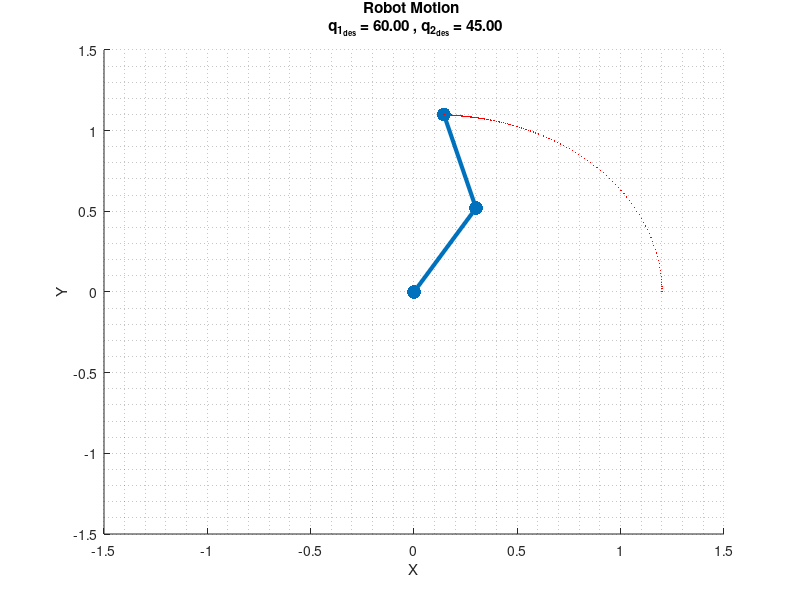
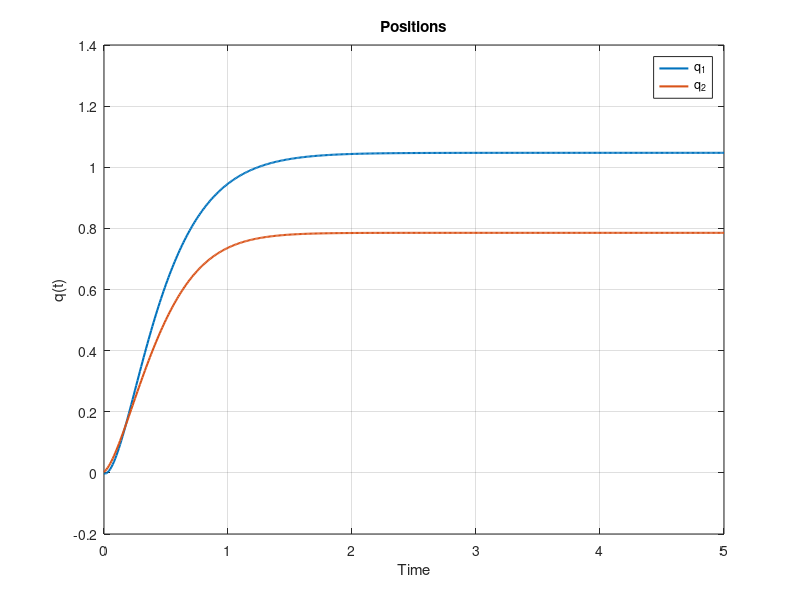
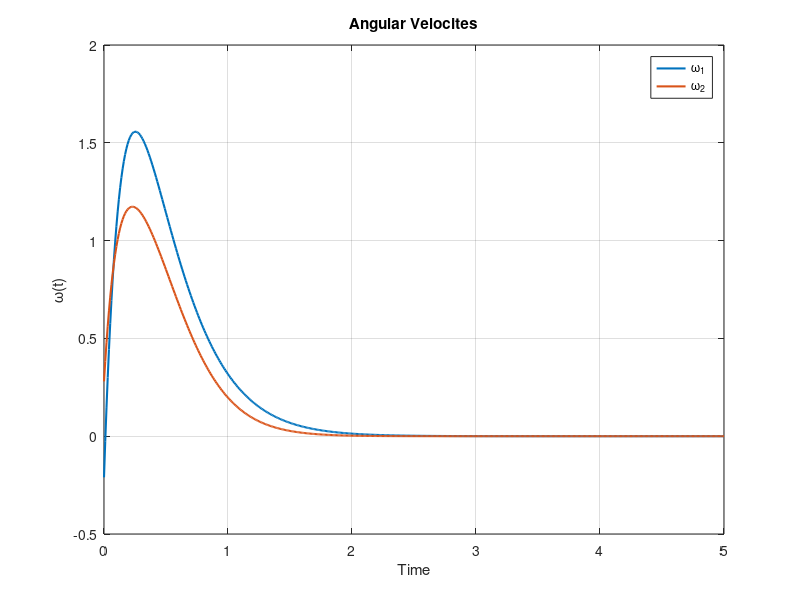
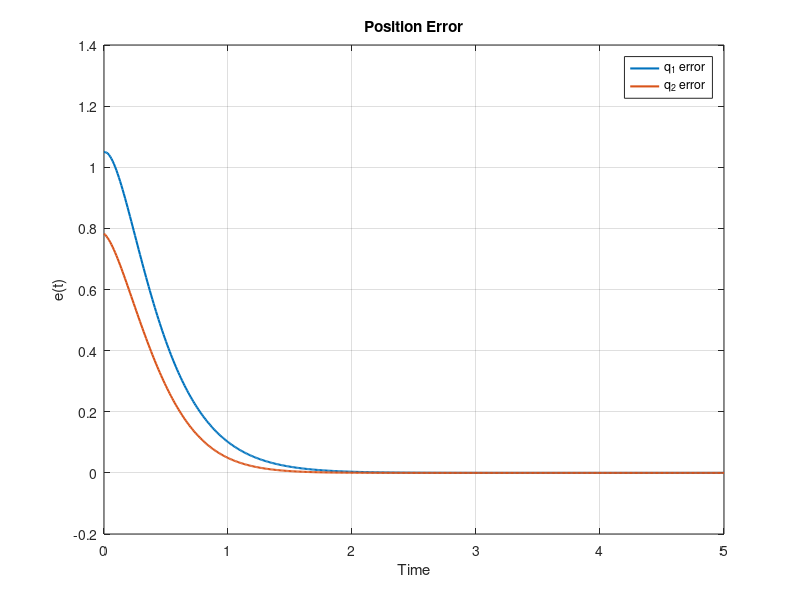

Recreate these plots in MATLAB, in order. (Note: this script raises an error after producing the figures.)
%% Project Info

% Feedback Linearization for 2DOF robotic arm
% *** Computed Torque Control ***
% author : Ali Rezaei

clc
clear
close all

%% Manipulator Parameters

m1 = 1;    % mass of link 1
m2 = 1;    % mass of link 2
l1 = .6;    % length of link 1
l2 = .6;    % length of link 2
lc1 = l1/2; % length of center of mass link 1 
lc2 = l2/2; % length of center of mass link 2
I1 = 1/12 * m1 * l1^2;  % inertia moment link 1
I2 = 1/12 * m2 * l2^2;  % inertia moment link 2
gravity = 9.81;

%% Initial Values

q = [0, 0]';     % angels
w = [0, 0]';     % velocities
tau = [0, 0]';   % torques

%% Desired Values

q_des = [pi/3, pi/4]';  % desired angels
w_des = [0, 0]';    % desired velocities
alpha_des = [0, 0]';     % desired accelerations

%% PD Controller Parameters

kp = 16 * eye(2);     % Proportional  
kd = 8 * eye(2);       % Derivative

%% Dynamics and Control

dt = 0.01; % Time Step
SimTime = 5; % Simulation Time (s)
tspan = 0:dt:SimTime; % Time Span for solve eq.
MaxIter = numel(tspan); % Maximum iteration

Q = zeros(2,MaxIter);   % for save angels
Qdot = zeros(2,MaxIter);    % for save velocities
E = zeros(2,MaxIter);    % for save pos error
dE = zeros(2,MaxIter);    % for save vel error
Tau = zeros(2,MaxIter);   % for save torques

figure % for plot Robot animation      
xlabel('X')
ylabel('Y')
    axis(1.5 * [-1 1 -1 1])
    grid minor
qdes_deg = q_des * 180 / pi;
TitleInfo = sprintf('Robot Motion \n q_{1_{des}} = %3.2f , q_{2_{des}} = %3.2f',qdes_deg(1),qdes_deg(2));
title(TitleInfo)

% ----------------------Solve eq. of Motion-----------------------

for i = 1:MaxIter
    
    % ------------------------H(q) Matrix-------------------------
    
    H11 = m1 * lc1^2 + I1 + m2 * (l1^2 + ...
        lc2^2 + 2 * l1 * lc2 * cos(q(2))) + I2;
    H12 = m2 * l1 * lc2 *cos(q(2)) + m2 * lc2^2 + I2;
    H21 = H12;
    H22 = m2 * lc2^2 + I2;
    H = [H11 H12; H21 H22];
     
    % ------------------------g(q) Vector-------------------------
    
    g1 = m1 * lc1 * gravity * cos(q(1)) + m2 * gravity * ...
        (lc2 * cos(q(1) + q(2)) + l1 * cos(q(1)));
    g2 = m2 * lc2 * gravity * cos(q(1) + q(2));
    g = [g1; g2];
    
    % ----------------------C(q,qdot) Matrix----------------------
    
    h = m2 * l1 * lc2 * sin(q(2));
    C = [-h * w(2), -h * (w(1) + w(2)); h * w(2), 0];
    
    % --------------------Control Manipulator--------------------
    
    alpha = H^(-1) * (tau - C * w - g);
    w = alpha * dt + w;
    q = w * dt + q;
    
    e = (q_des - q); % pos error
    de = (w_des - w); % vel error

    V = alpha_des - kd * de - kp * e;
    tau = - H * V + C * w + g;
    
    % ------------------Save variables for plot------------------
    
    Q(:,i) = q;
    Qdot(:,i) = w;
    E(:,i) = e;
    dE(:,i) = de;
    Tau(1:2,i) = tau;
    
    % ---------------------Show Manipulator----------------------
    
    axis([-1.5 1.5 -1.5 1.5])
    link1 = line([0, l1 * cos(q(1))],[0, l1 * sin(q(1))]);
    set(link1,'LineWidth',3,'Marker','.','MarkerSize',30)
    link2 = line([l1 * cos(q(1)), l1 * cos(q(1)) + l2 * cos(q(1) + q(2))]...
        ,[l1 * sin(q(1)), l1 * sin(q(1)) + l2 * sin(q(1) + q(2))]);
    set(link2,'LineWidth',3,'Marker','.','MarkerSize',30)
    pause(dt)
    if i ~= MaxIter
        delete(link1);
        delete(link2);
    end
    hold on
    plot(l1 * cos(q(1)) + l2 * cos(q(1) + q(2)), l1 * sin(q(1)) + l2 * sin(q(1) + q(2))...
        ,'.r','MarkerSize',3)
    hold off
    
end

%% Plots

% -------------------Plot Positions---------------------

figure
plot(tspan,Q(1,:),'LineWidth',1.5)
hold on
grid on
plot(tspan,Q(2,:),'LineWidth',1.5)
xlabel('Time')
ylabel('q(t)')
title('Positions')
legend('q_1','q_2')

% --------------------Plot Velocities---------------------

figure
plot(tspan,Qdot(1,:),'LineWidth',1.5)
hold on
grid on
plot(tspan,Qdot(2,:),'LineWidth',1.5)
xlabel('Time')
ylabel('\omega(t)')
title('Angular Velocites')
legend('\omega_1','\omega_2')

% --------------------Plot Position Error---------------------

figure
plot(tspan,E(1,:),'LineWidth',1.5)
hold on
grid on
plot(tspan,E(2,:),'LineWidth',1.5)
xlabel('Time')
ylabel('e(t)')
title('Position Error')
legend('q_1 error','q_2 error')

% --------------------Plot Velocity Error---------------------

figure
plot(tspan,dE(1,:),'LineWidth',1.5)
hold on
grid on
plot(tspan,dE(2,:),'LineWidth',1.5)
xlabel('Time')
ylabel('de(t)/dt')
title('Velocity Error')
legend('w_1 error','w_2 error')

% --------------------Plot Velocity Error---------------------

figure
subplot(211)
plot(tspan,Tau(1,:),'LineWidth',1.5)
ylabel('\tau_1')
grid on
subplot(212)
plot(tspan,Tau(2,:),'LineWidth',1.5)
xlabel('Time')
ylabel('\tau_2')
grid on
suptitle('Motor Torques (N.m)')

%% Response Information

ResponseInfo.joint1 = stepinfo(Q(1,:),tspan);
ResponseInfo.joint2 = stepinfo(Q(2,:),tspan);

%% References

% Slotin, J.-J. E and Li W., applied non-linear control systems 
% Mark W. Spong, Seth Hutchinson, M. Vidyasagar, Robot Modeling and Control
